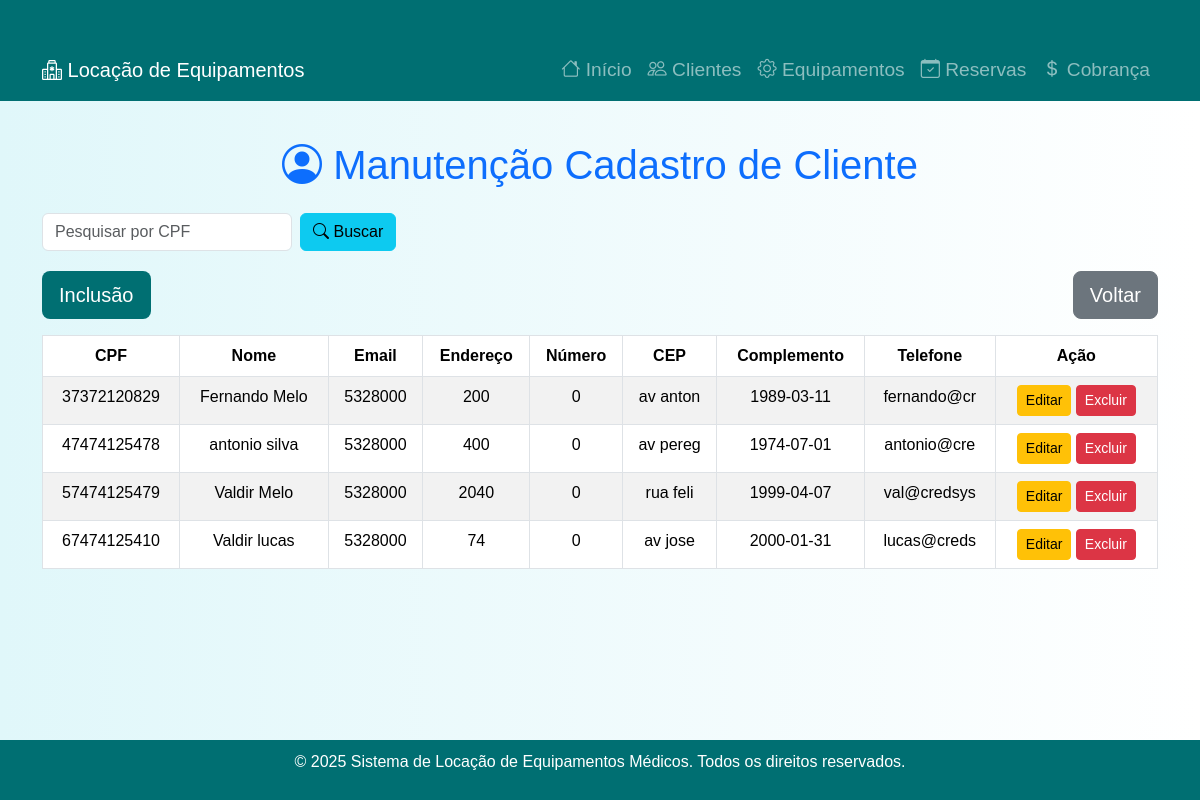
The app's page /condut_100.php with its own data.
### tables this page shows
CREATE TABLE cliente (
    cpf VARCHAR(11) PRIMARY KEY,
    nome VARCHAR(50),
    telefone VARCHAR(11),
    email VARCHAR(50),
    cep VARCHAR(8),
    endereco VARCHAR(100),
    numero INT,
    complemento VARCHAR(100)
);

### condut_100.php (the view, shortened to what this page needs)
<?php
$db = new Database();
$conexao = $db->conectaBD();
$cpfBusca = isset($_REQUEST['cpfBusca']) ? $_REQUEST['cpfBusca'] : '';
$consulta = "SELECT * FROM cliente WHERE cpf LIKE '%$cpfBusca%'";
$conx = mysqli_query($conexao, $consulta);
?>
<!DOCTYPE html>
<html lang="pt-BR">
<head>
    <link href="https://cdn.jsdelivr.net/npm/bootstrap@5.3.2/dist/css/bootstrap.min.css" rel="stylesheet">
    <link href="https://cdn.jsdelivr.net/npm/bootstrap-icons@1.10.5/font/bootstrap-icons.css" rel="stylesheet">
</head>
<body>
<nav class="navbar navbar-expand-lg navbar-dark">
    <div class="container">
        <a class="navbar-brand" href="#"><i class="bi bi-hospital"></i> Locação de Equipamentos</a>
        <div class="collapse navbar-collapse" id="navbarMenu">
            <ul class="navbar-nav ms-auto">
                <li class="nav-item">
                    <a class="nav-link" href="index.php">
                        <i class="bi bi-house"></i> Início
                    </a>
                </li>
                <li class="nav-item">
                    <a class="nav-link" href="condut_100.php">
                        <i class="bi bi-people"></i> Clientes
                    </a>
                </li>
                <li class="nav-item">
                    <a class="nav-link" href="auto_100.php">
                        <i class="bi bi-gear"></i> Equipamentos
                    </a>
                </li>
                <li class="nav-item">
                    <a class="nav-link" href="reser_100.php">
                        <i class="bi bi-calendar-check"></i> Reservas
                    </a>
                </li>
                <li class="nav-item">
                    <a class="nav-link" href="listar_cobrancas.php">
                        <i class="bi bi-currency-dollar"></i> Cobrança
                    </a>
                </li>
            </ul>
        </div>
    </div>
</nav>
<div class="container">
    <h1 class="text-center text-primary mb-4"><i class="bi bi-person-circle"></i> Manutenção Cadastro de Cliente</h1>
    <div class="search-bar">
        <form action="condut_100.php" method="get" class="d-flex">
            <input type="text" class="form-control" name="cpfBusca" value="<?php echo $cpfBusca; ?>" placeholder="Pesquisar por CPF">
            <button type="submit" class="btn btn-info ms-2">
                <i class="bi bi-search"></i> Buscar
            </button>
        </form>
    </div>
    <div class="d-flex justify-content-between mb-3">
        <form name="Cliente" action="condut_200.php" method="post">
            <input type="submit" name="butinc" value="Inclusão" class="btn btn-custom btn-lg">
        </form>
        <form name="volta" action="index.php" method="get">
            <input type="submit" name="butvolta" value="Voltar" class="btn btn-secondary btn-lg">
        </form>
    </div>
    <table class="table table-striped table-bordered table-hover">
        <thead class="thead-dark">
            <tr>
                <th>CPF</th>
                <th>Nome</th>
                <th>Email</th>
                <th>Endereço</th>
                <th>Número</th>
                <th>CEP</th>
                <th>Complemento</th>
                <th>Telefone</th>
                <th>Ação</th>
            </tr>
        </thead>
        <tbody>
            <?php while ($dado = mysqli_fetch_assoc($conx)) { ?>
                <tr>
                    <td><?php echo $dado['cpf']; ?></td>
                    <td><?php echo $dado['nome']; ?></td>
                    <td><?php echo $dado['email']; ?></td>
                    <td><?php echo $dado['endereco']; ?></td>
                    <td><?php echo $dado['numero']; ?></td>
                    <td><?php echo $dado['cep']; ?></td>
                    <td><?php echo $dado['complemento']; ?></td>
                    <td><?php echo $dado['telefone']; ?></td>
                    <td>
                        <a href="condut_300.php?codigo=<?php echo $dado['cpf']; ?>" class="btn btn-warning btn-sm">Editar</a>
                        <a href="condut_400.php?codigo=<?php echo $dado['cpf']; ?>" class="btn btn-danger btn-sm" onclick="return confirm('Confirma Exclusão?')">Excluir</a>
                    </td>
                </tr>
            <?php } ?>
        </tbody>
    </table>
</div>
<div class="footer">
    <p>&copy; 2025 Sistema de Locação de Equipamentos Médicos. Todos os direitos reservados.</p>
</div>
</body>
</html>

### condut_100.php (style rules this page uses)
html, body { height: 100%; }
body { display: flex; flex-direction: column; background: linear-gradient(to right, #e0f7fa, #ffffff), url('hospital_background.jpg') no-repeat center center fixed; background-size: cover; color: #333; font-family: 'Arial', sans-serif; }
.navbar { background-color: #006f72; }
.navbar-nav .nav-link { font-size: 1.2rem; }
.container { flex: 1; padding-top: 40px; }
.table th, .table td { text-align: center; }
.btn-custom { background-color: #006f72; color: white; }
.footer { background-color: #006f72; color: white; text-align: center; padding: 10px; }
.search-bar { display: flex; justify-content: flex-start; margin-bottom: 20px; }
.search-bar input { width: 250px; }

### records on screen
cliente: cpf "37372120829", nome "Fernando Melo", email "5328000", endereco "200", numero "0", cep "av anton", complemento "1989-03-11", telefone "fernando@cr"
cliente: cpf "47474125478", nome "antonio silva", email "5328000", endereco "400", numero "0", cep "av pereg", complemento "1974-07-01", telefone "antonio@cre"
cliente: cpf "57474125479", nome "Valdir Melo", email "5328000", endereco "2040", numero "0", cep "rua feli", complemento "1999-04-07", telefone "val@credsys"
cliente: cpf "67474125410", nome "Valdir lucas", email "5328000", endereco "74", numero "0", cep "av jose", complemento "2000-01-31", telefone "lucas@creds"
